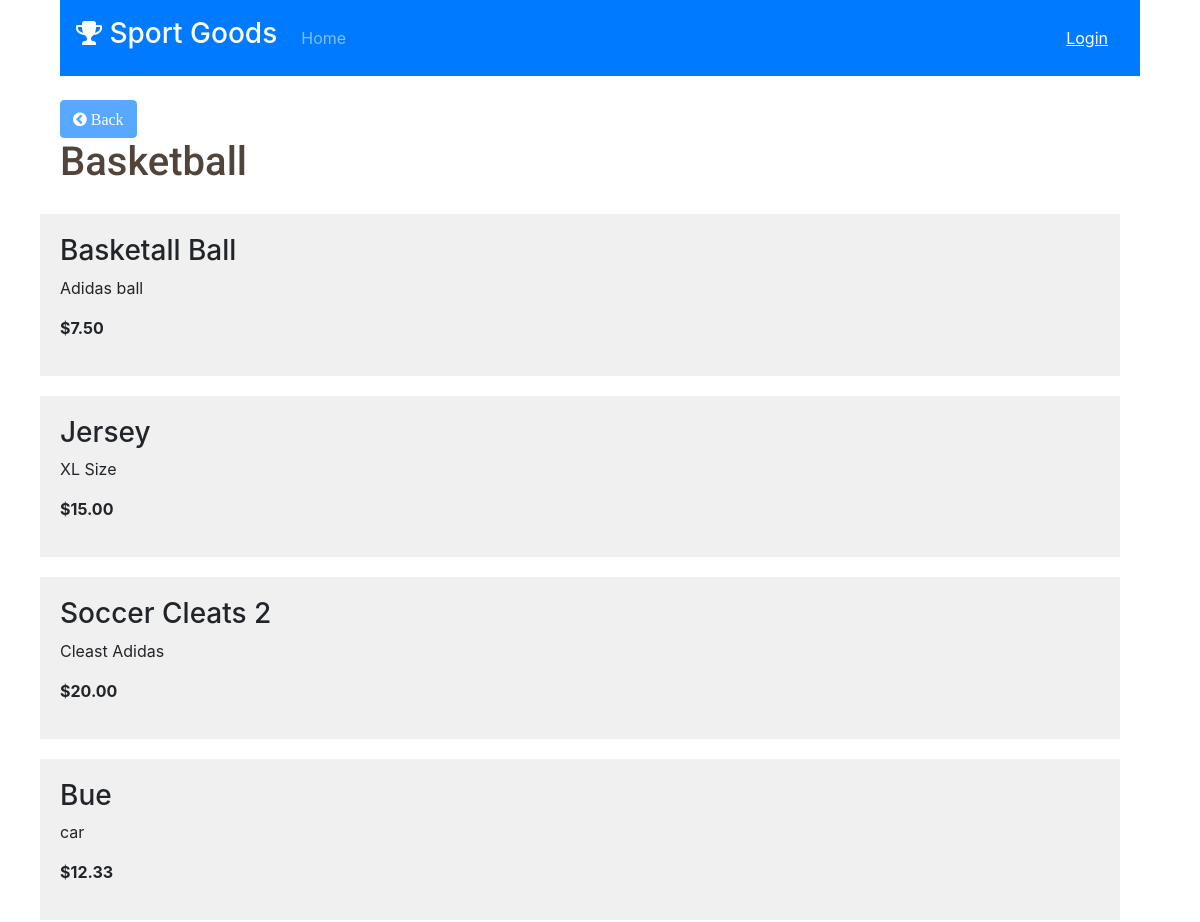
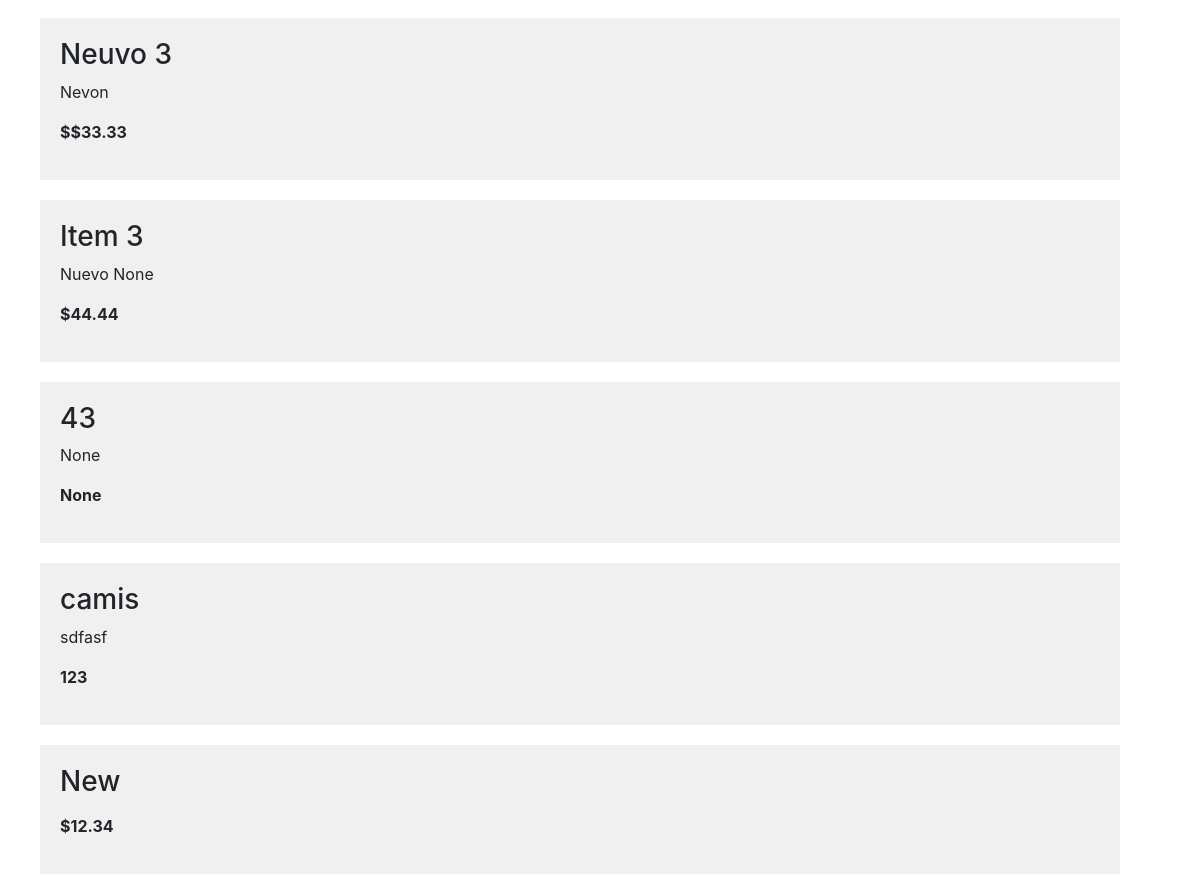
The app's page /category/2/ with its own data (2 pictures, top to bottom).
### database_setup.py (models this page shows, shortened)
class Category(Base):
    __tablename__ = 'category'
    id = Column(Integer, primary_key=True)
    name = Column(String(250), nullable=False)
    user_id = Column(Integer, ForeignKey('user.id'))
    user = relationship(User)

class CategoryItem(Base):
    __tablename__ = 'category_item'
    name = Column(String(80), nullable=False)
    id = Column(Integer, primary_key=True)
    description = Column(String(250))
    price = Column(String(8))
    category_id = Column(Integer, ForeignKey('category.id'))
    category = relationship(Category)
    user_id = Column(Integer, ForeignKey('user.id'))
    user = relationship(User)

### project.py (the view)
@app.route('/category/<int:category_id>/')
def itemsCategories(category_id):
    category = session.query(Category).filter_by(id=category_id).one()
    items = session.query(CategoryItem).filter_by(category_id=category.id)
    return render_template('itemsCategory.html', category=category,
                           items=items)

### templates/itemsCategory.html (shortened to what this page needs)
{% extends "layout.html" %}
{% block content %}
{% include "header.html" %}
<div class="container">
    <br>
    <a href = "{{url_for('homePage')}}">
    <span class="d-inline-block" tabindex="0" data-toggle="tooltip" title="Disabled tooltip">
        <button class="btn btn-primary" style="pointer-events: none;" type="button" disabled> <i class="fa fa-chevron-circle-left"> Back</i></button>
    </span>
    </a>
	<div class="row banner menu">
		<div class="col-md-11 col-md-offset-1 padding-none">
			<h1>{{ category.name }}
			</h1>
		</div>
    </div>
{% if items !=[] %}
    {% for i in items %}
        <div class="category-item">
            <h3>{{i.name}}</h3>
            <p>{{i.description}}</p>
            <p class="category-price">{{i.price}}</p>
        </div>
    {% endfor %}
{% endif %}
</div>
{% endblock %}

### templates/layout.html (shortened to what this page needs)
<!DOCTYPE html>
<html lang="en" itemscope itemtype="http://schema.org/Article">
<head>
  <link rel="stylesheet" href="{{ url_for('static', filename='styles.css') }}">
  <link rel="stylesheet" href="https://cdnjs.cloudflare.com/ajax/libs/font-awesome/4.7.0/css/font-awesome.min.css">
  <link rel="stylesheet" href="https://stackpath.bootstrapcdn.com/bootstrap/4.3.1/css/bootstrap.min.css">
</head>
<body>
		<div class="container">
        {% block content %}
        {% endblock %}
    </div>
</body>
</html>

### templates/header.html (shortened to what this page needs)
<div class="container">
    <nav class="navbar navbar-expand-lg navbar-dark bg-primary">
        <a class="navbar-brand" href="{{url_for('homePage')}}"><h3><i class="fa fa-trophy"></i> Sport Goods </h3></a>
        <div class="collapse navbar-collapse" id="navbarsMenu">
            <ul class="navbar-nav mr-auto">
            <li class="nav-item">
                <a class="nav-link" href="{{url_for('homePage')}}">Home</a>
            </li>
            </ul>
        </div>
        <span class="user-box">
                {% if 'username' in session %}
                {{ session['username'] }} (<a href="{{ url_for('logout') }}">Logout</a>)
                {% else %}
                <a class="nav-link" href="{{ url_for('showLogin') }}">Login</a>
                {% endif %}
                </span>
            </nav>
</div>

### static/styles.css (style rules this page uses)
body { min-height: 100vh; display: flex; flex-wrap: wrap; }
nav ul { list-style-type: none; padding: 10px; }
.user-box { color: white; }
.user-box a { color: inherit; text-decoration: underline; }
.category-item { background: #F0F0F0; padding: 20px; margin: 20px; margin-left: -20px; }
.category\-price { font-weight: 700; }
h1 { font-family: "Helvetica Neue Light", Roboto, Helvetica, Arial, sans-serif; font-size: 50px; color: #51453B; line-height: 60px; font-weight: 300; }

### records on screen
Category: name "Basketball"
CategoryItem: name "Basketall Ball", description "Adidas ball", price "$7.50"
CategoryItem: name "Jersey", description "XL Size", price "$15.00"
CategoryItem: name "Soccer Cleats 2", description "Cleast Adidas", price "$20.00"
CategoryItem: name "Bue", description "car", price "$12.33"
CategoryItem: name "Neuvo 3", description "Nevon", price "$$33.33"
CategoryItem: name "Item 3", description "Nuevo None", price "$44.44"
CategoryItem: name "43", description "None", price "None"
CategoryItem: name "camis", description "sdfasf", price "123"
CategoryItem: name "New", price "$12.34"
